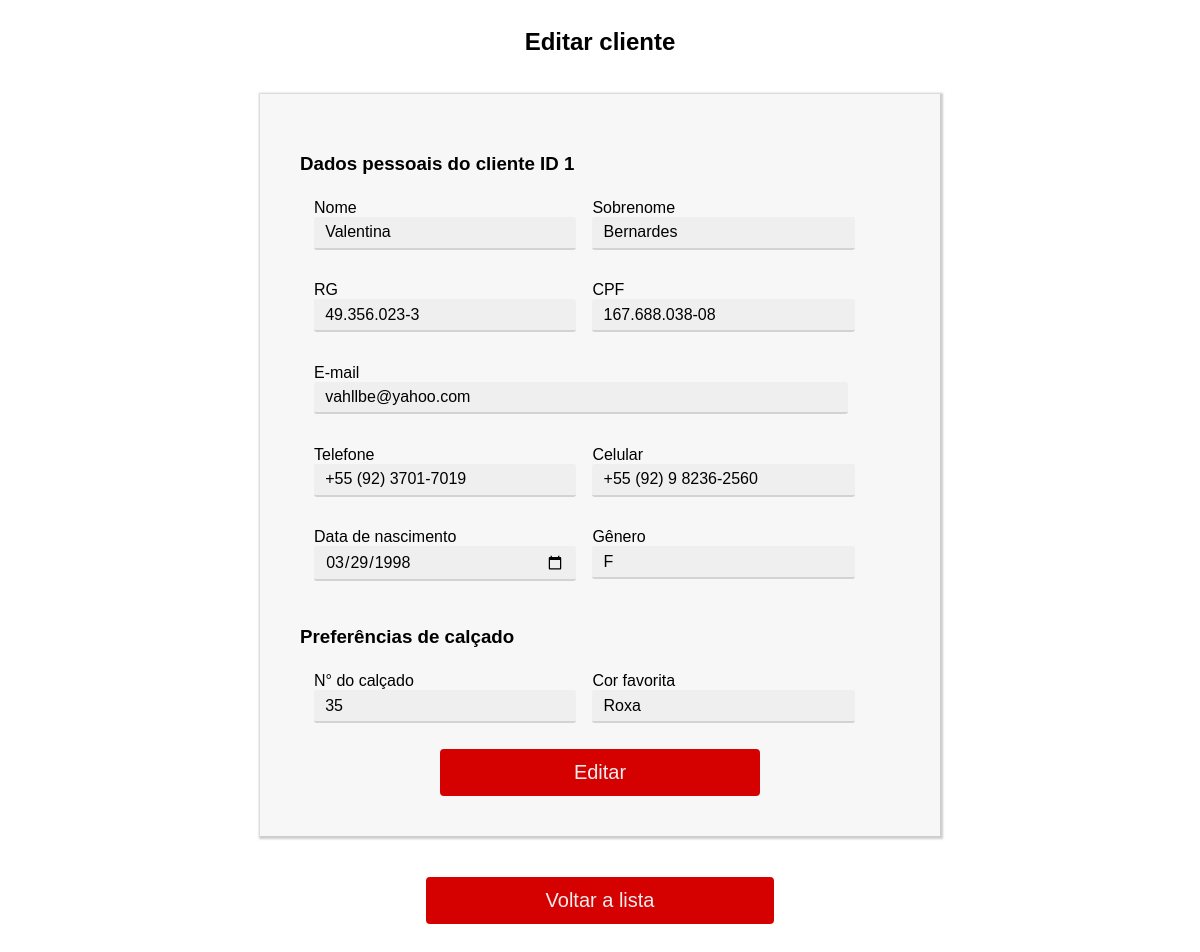
Page /crud/admin/form_editar_cliente.php?id=1 (signed in) on the committed database.
### tables this page shows
CREATE TABLE `tbcliente` (
  `id` int(11) NOT NULL,
  `nome` varchar(128) NOT NULL,
  `sobrenome` varchar(64) NOT NULL,
  `rg` varchar(12) NOT NULL,
  `cpf` varchar(14) NOT NULL,
  `email` varchar(128) NOT NULL,
  `telefone` varchar(19) NOT NULL,
  `celular` varchar(20) NOT NULL,
  `dtnasc` date NOT NULL,
  `dtcad` date NOT NULL COMMENT 'data de cadastro',
  `genero` varchar(1) NOT NULL,
  `tamanho` int(11) NOT NULL COMMENT 'tamanho do sapato',
  `corfav` varchar(32) NOT NULL COMMENT 'cor favorita'
);

### crud/admin/form_editar_cliente.php (the view, shortened to what this page needs)
<?php
        if($_SESSION["usuario"] && isset($_SESSION["adm"])){
            include_once '../../pages/conexao.php'
?>
<!DOCTYPE html>
<html lang="pt-br">
<head>
    <link rel="stylesheet" type="text/css" href="../../assets/css/style.css">
</head>
<body>
    <form action="editar_cliente.php" method="POST">
        <div id="cadastro">
            <h2>Editar cliente</h2><br/>
        </div>
        <?php
        $cod = $_GET["id"];
        $consulta = "SELECT *FROM tbcliente WHERE id = '$cod'";
        $executar = mysqli_query($conn,$consulta);
        while ($linha = mysqli_fetch_array($executar)) {
        ?>
        <div id="form">
            <h3>Dados pessoais do cliente ID <?= $linha['id'] ?></h3>
            <fieldset class="linha">
                <div class="input">
                    Nome<input type="text" id="nome" name="nome" placeholder="Nome" value="<?= $linha['nome'] ?>" >
                </div>
                <div class="input">
                    Sobrenome<input type="text" id="sobrenome" name="sobrenome" placeholder="Sobrenome" value="<?= $linha['sobrenome'] ?>" >
                </div>
            </fieldset>
            <fieldset class="linha">
                <div class="input">
                    RG<input type="text" id="rg" name="rg" placeholder="RG" maxlength="20" value="<?= $linha['rg'] ?>" >
                </div>
                <div class="input">
                    CPF<input type="text" id="cpf" name="cpf" placeholder="CPF" maxlength="20"  value="<?= $linha['cpf'] ?>" >
                </div>
            </fieldset>
            <fieldset class="linha">
                <div class="input">
                    E-mail<input type="email" id="email" name="email" style="width:32rem" placeholder="E-mail" value="<?= $linha['email'] ?>" >
                </div>
            </fieldset>
            <fieldset class="linha">
                <div class="input">
                    Telefone<input type="text" id="telefone" name="telefone" placeholder="Telefone" value="<?= $linha['telefone'] ?>" >
                </div>
                <div class="input">
                    Celular<input type="text" id="celular" name="celular" placeholder="Celular" value="<?= $linha['celular'] ?>" >
                </div>
            </fieldset>
            <fieldset class="linha">
                <div class="input">
                    Data de nascimento<input type="date" id="dtnasc" name="dtnasc" placeholder="Data de Nascimento" value="<?= $linha['dtnasc'] ?>" >
                </div>
                <div class="input">
                    Gênero<input type="text" id="genero" name="genero" maxlength="1" placeholder="Gênero(F/M)" value="<?= $linha['genero'] ?>" >
                </div>
            </fieldset>
            <h3>Preferências de calçado</h3>
            <fieldset class="linha">
                <div class="input">
                    N° do calçado<input type="text" id="tamanho" name="tamanho" placeholder="N° do calçado" value="<?= $linha['tamanho'] ?>" >
                </div>
                <div class="input">
                    Cor favorita<input type="text" id="corfav" name="corfav" placeholder="Cor favorita" value="<?= $linha['corfav'] ?>" >
                </div>
            </fieldset>
            <button class="cadastrar" type="submit" name="button">Editar</button>
        </div>
    </form>
    <a class="cadastrar cadastra-link" href="lista_cliente.php">Voltar a lista</a>
    <?php } ?>
</body>
</html>
<?php
    }else{
        echo "<script>
                window.location.href = '../../index.php';
            </script>";
    }
?>

### assets/css/style.css (style rules this page uses)
:root { --primary-color: #d50000; --secondary-color: #000000; --secondary-light-color: #212121; --background-color: #eeeeee; }
html, body, input, button { font-family: sans-serif; font-size: 1em; }
#cadastro { width: 52%; text-align: center; height: 80px; display: table; margin: 0 auto; border-radius: 0.25rem; background-color: #FFF; }
#form { width: 600px; display: table; margin: 0 auto; padding: 40px; background-color: rgba(0, 0, 0, 0.03); box-shadow: 1px 1px 2px 2px rgba(0, 0, 0, 0.2); }
fieldset { display: table; border: none; }
.linha .input { float: left; margin-right: 1em; margin-bottom: 1em; }
input { display: block; padding: 0.4rem 0.7rem; background-color: rgba(0, 0, 0, 0.03); border-radius: 0.15rem; width: 15em; border: 0; border-bottom: 2px solid lightgrey; transition: all .3s ease-out; }
.cadastrar { font-size: 1.5em; background: var(--primary-color); border: 2px solid var(--primary-color); border-radius: 0.25rem; margin-bottom: 1em; color: var(--background-color); padding: 0.5em 0.6em; cursor: pointer; display: table; margin: 0 auto; width: 20rem; font-size: 15pt; transition: all .3s ease-out; }
.cadastra-link { margin-top: 3.5%; margin-bottom: 3.5%; text-decoration: none; text-align: center; transition: all .3s ease-out; }

### rows in the picture
tbcliente: id "1", nome "Valentina", sobrenome "Bernardes", rg "49.356.023-3", cpf "167.688.038-08", email "vahllbe@yahoo.com", telefone "+55 (92) 3701-7019", celular "+55 (92) 9 8236-2560", dtnasc "03/29/1998", genero "F", tamanho "35", corfav "Roxa"
